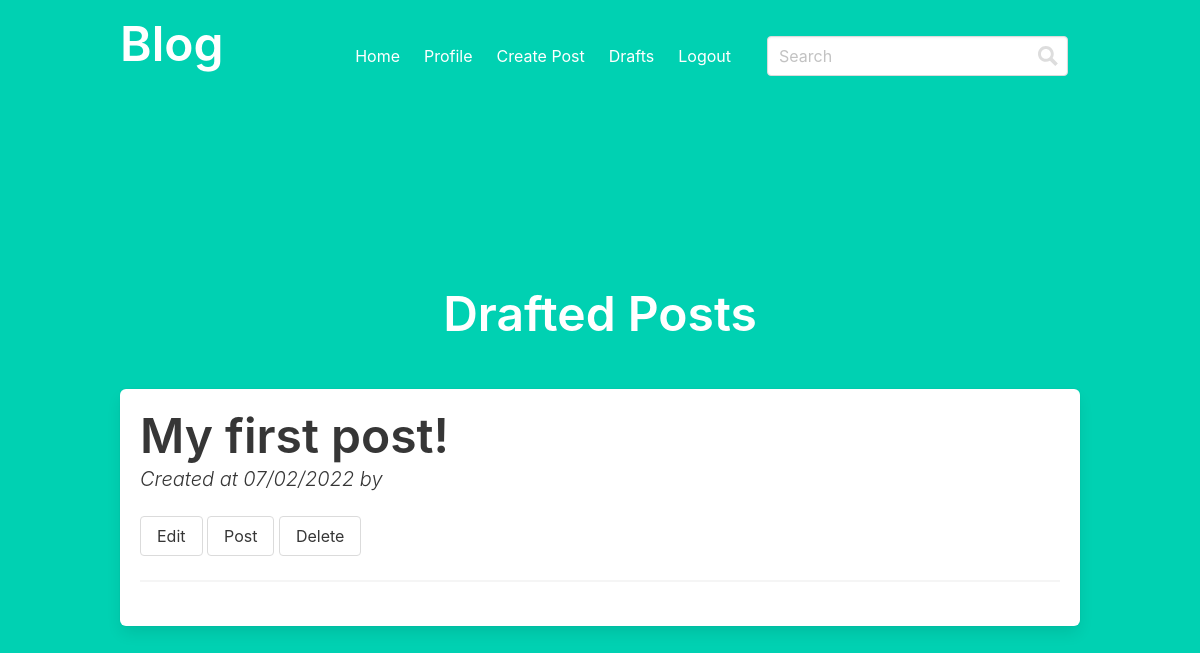
/main/drafts (signed in), run on an earlier commit of the app's database.
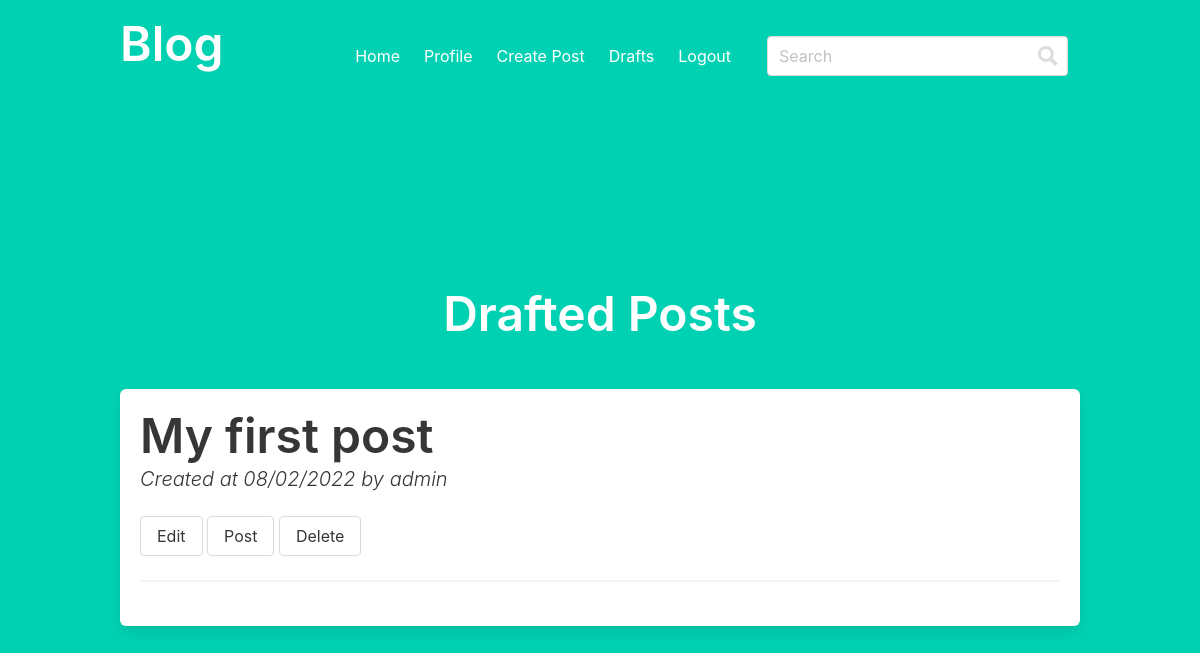
And on a later commit of the database.
### application/models.py (models this page shows, shortened)
class Post(db.Model):
    __tablename__ = "posts"
    __searchable__ = ['title', 'content']
    id = db.Column("id", db.Integer, primary_key=True)
    title = db.Column("title", db.String(80), nullable=False)
    _slug = db.Column("slug", db.String(80), unique=True)
    content = db.Column("content", db.Text, nullable=False)
    published = db.Column("published", db.Boolean, index=True)
    created = db.Column(
        "created", db.DateTime, nullable=False, default=datetime.utcnow, index=True
    )
    user_id = db.Column("user_id", db.Integer, db.ForeignKey("users.id"))
    user = db.relationship("User", back_populates="posts")
    @hybrid_property
    def slug(self):
        return self._slug
    @slug.setter
    def slug(self, *args, **kwargs):
        """Generate a URL-friendly representation of the post title."""
        self._slug = re.sub(r"[^\w]+", "-", self.title.lower()).strip("-")
    @classmethod
    def drafted_posts(cls):
        return Post.query.filter(Post.published == False)

class User(UserMixin, db.Model):
    __tablename__ = "users"
    __searchable__ = ['username']
    id = db.Column("id", db.Integer, primary_key=True)
    username = db.Column("username", db.String(30), unique=True, nullable=False)
    _password = db.Column("password", db.Text, nullable=False)
    created = db.Column("created", db.DateTime, nullable=False, default=datetime.utcnow)
    posts = db.relationship(
        "Post", back_populates="user", cascade="all, delete, delete-orphan"
    )
    @hybrid_property
    def password(self):
        """
        Property of the User class used to define different
        functions called from the same interface.
        """
        return self._password
    @password.setter
    def password(self, password) -> None:
        """
        Receives the password entered by the user as a string and
        converts it to bytes before passing it through the hash function.
        Stores the hashed password.
        """
        self._password = bc.generate_password_hash(password, rounds=12)

### application/main.py (the view)
@bp.route('/drafts', methods=['GET'])
@login_required
def drafts():
    posts = Post.drafted_posts().order_by(Post.created.desc()).all()
    return render_template('main/drafts.html', post=posts)

### application/__init__.py (called while the page is built)
def create_app(config_setting):
    app = Flask(__name__)
    config_module = f"config.{config_setting.capitalize()}Config"
    app.config.from_object(config_module)
    login_manager.init_app(app)
    _bcrypt.init_app(app)
    db.init_app(app)
    _search.init_app(app)
    with app.app_context():
        from .auth import bp as auth_bp
        from .main import bp as main_bp
        from .models import User
        app.register_blueprint(auth_bp)
        app.register_blueprint(main_bp)
        db.create_all()
        login_manager.login_view = "auth.login"
        @login_manager.user_loader
        def load_user(user_id):
            return User.query.get(int(user_id))
        @app.route("/", methods=["GET"])
        def hello():
            return render_template("hello.html")
    return app

### application/templates/main/drafts.html (shortened to what this page needs)
{% extends "base.html" %}
{% block header %}
<h1 class="is-size-1 title">Drafted Posts</h1>
<br>
{% endblock %}
{% block content %}
{% for posts in post %}
    <div class="box has-text-left">
        <h1 class="is-size-1 title has-text-dark">
            <a href="{{ url_for('main.post', slug=posts.slug) }}">
                {{ posts.title }}
            </a>
        </h1>
        <p class="subtitle has-text-dark has-text-weight-light is-italic">
            Created at {{ posts.created.strftime('%d/%m/%Y')}} by {{ posts.user.username }}
        </p>
        <div class="field is-grouped">
            <div class="control">
                <a class="button" href="{{ url_for('main.edit_post', slug=posts.slug) }}">Edit</a>
                <a class="button" href="{{ url_for('main.post', slug=posts.slug) }}">Post</a>
                <a class="button" href="{{ url_for('main.delete_post', slug=posts.slug) }}">Delete</a>
            </div>
        </div>
        <hr>
    </div>
{% endfor %}
{% endblock %}

What changed in the data, as far as the page shows it:
changed Post: title "My first post!" → "My first post"; created "07/02/2022" → "08/02/2022"; user.username (not shown) → "admin"
